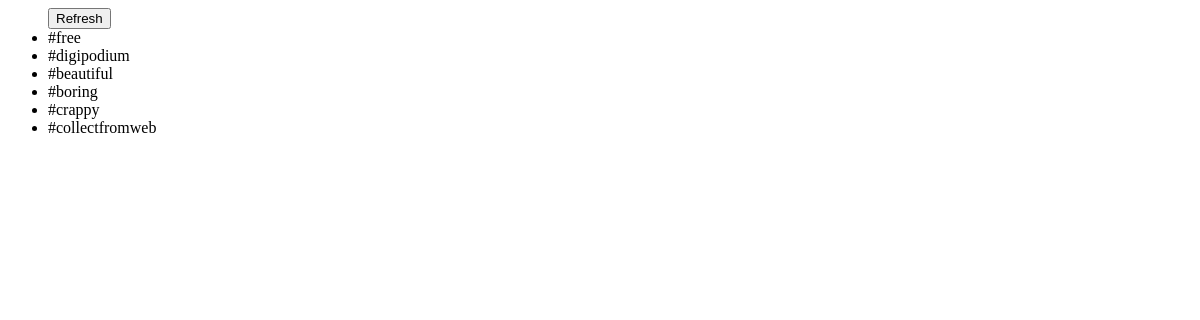
The page /tag/list on the database as committed earlier.
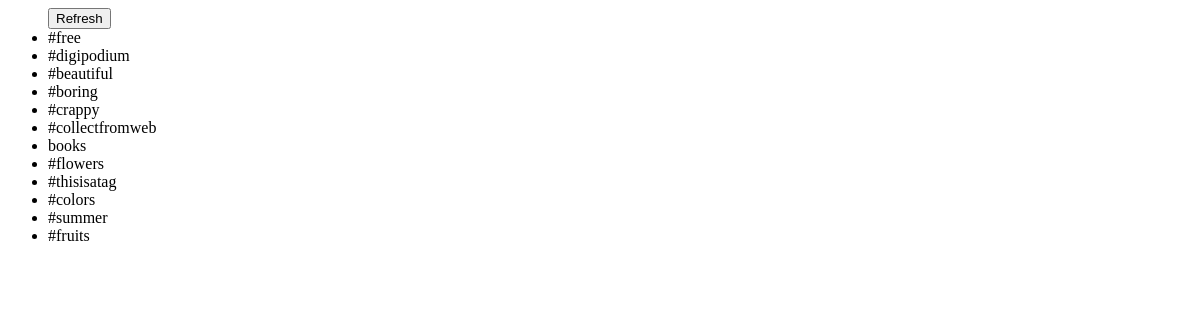
The same page on the database as committed later.
### home/models.py (models this page shows)
class Tag(models.Model):
    name = models.CharField(max_length=100)
    def __str__(self):
        return self.name

### home/views.py (the view)
# urls.py: path('tag/list', get_tags, name="get_tags"),
def get_tags(request):
    tags = Tag.objects.all()
    return render(request, 'partials/tag_list.html', {'tags': tags})

### home/templates/partials/tag_list.html (shortened to what this page needs)
<ul class="tags">
    <button
        hx-get="{% url 'get_tags' %}"
        hx-swap="outerhtml  transition:true"
        hx-target=".tags">
        Refresh
    </button>
    {% for tag in tags %}
    <li>{{tag}}</li>
    {% empty %}
    <li>No tags yet</li>
    {% endfor %}
</ul>

Rows that differ between the two databases and show on the page:
added Tag: name "books"
added Tag: name "#flowers"
added Tag: name "#thisisatag"
added Tag: name "#colors"
added Tag: name "#summer"
added Tag: name "#fruits"
